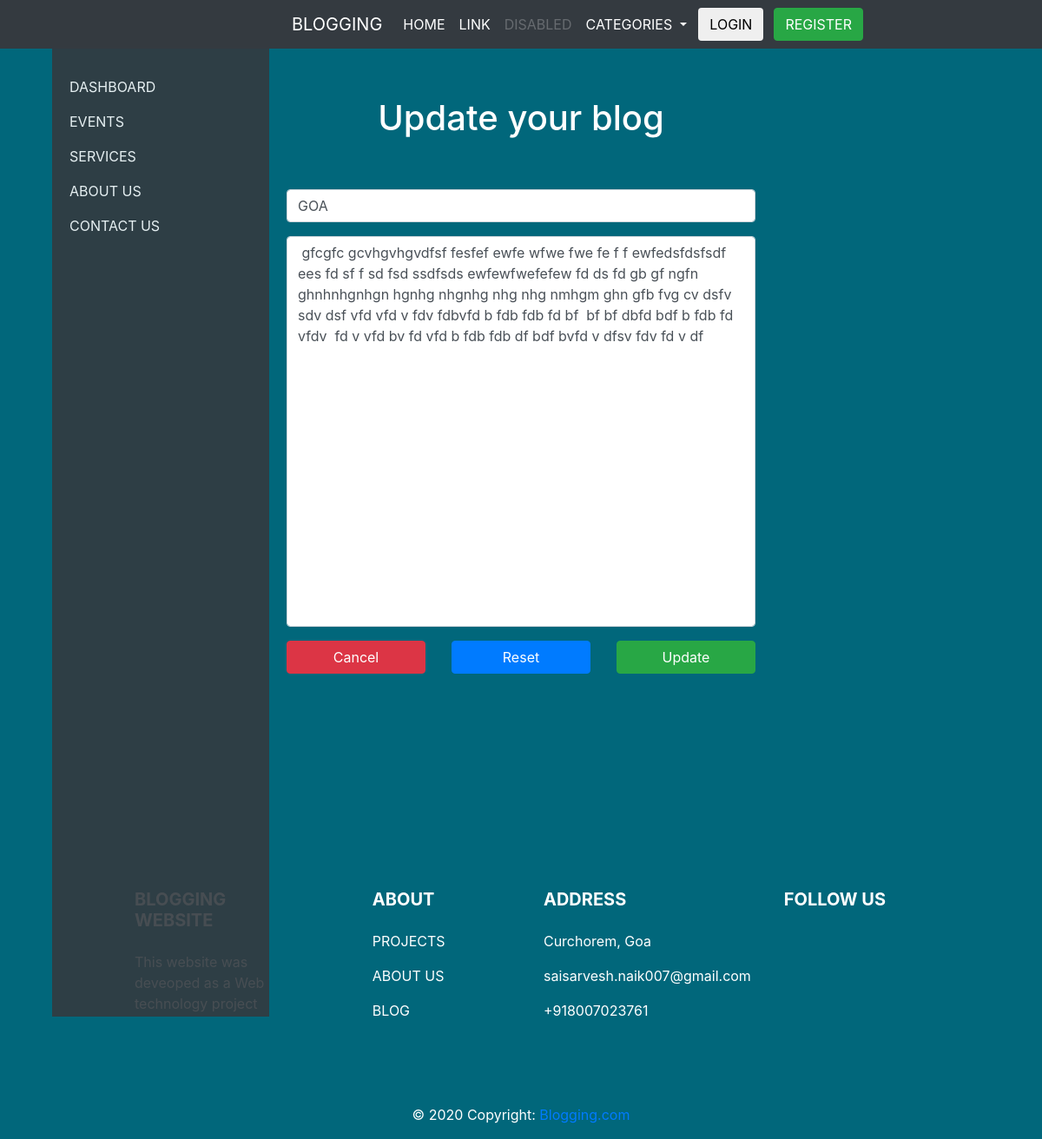
Page /view_blogs/update_blog.php on the earlier database version.
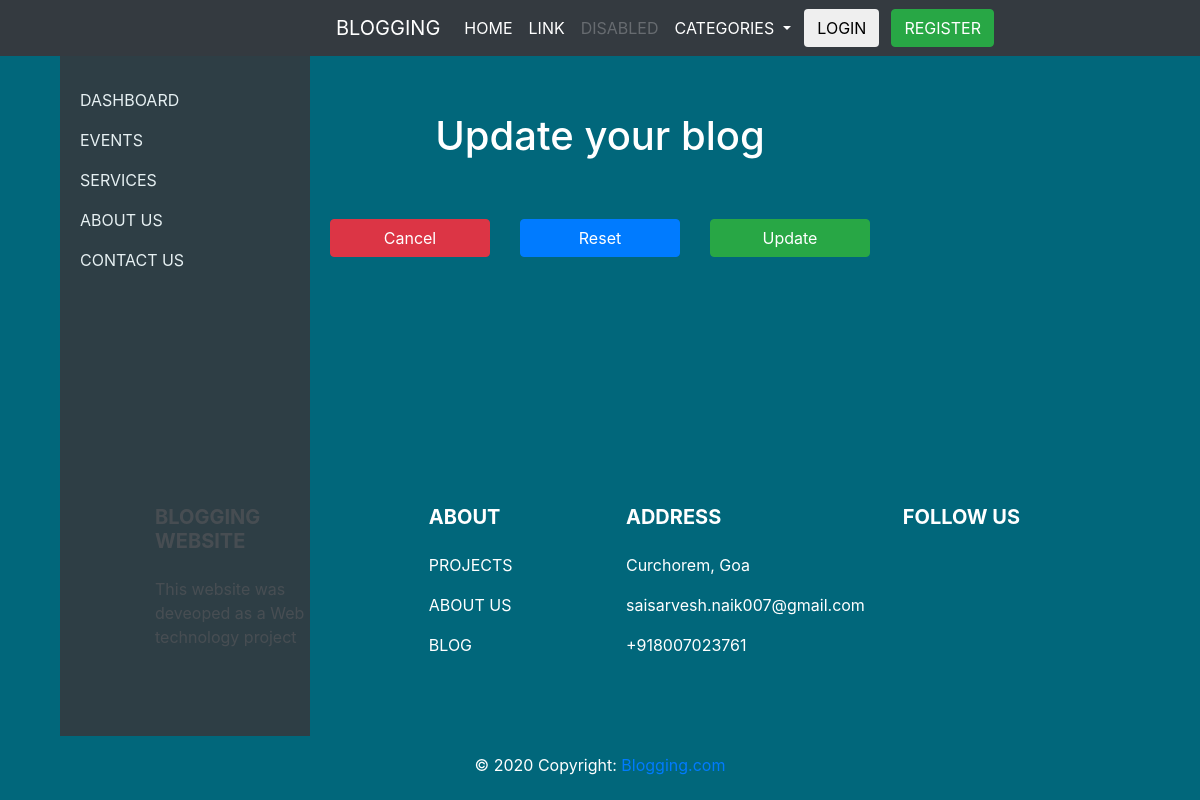
Same page on the later database version.
### tables this page shows
CREATE TABLE `blogs` (
  `blog_id` int(11) NOT NULL,
  `blog_category` varchar(100) NOT NULL,
  `blog_title` varchar(100) NOT NULL,
  `blog_pic` varchar(200) NOT NULL,
  `blog_short_desc` varchar(200) NOT NULL,
  `blog_desc` varchar(5000) NOT NULL,
  `user_id` int(11) NOT NULL,
  `created_date_time` timestamp NOT NULL DEFAULT current_timestamp(),
  `modified_date_time` datetime NOT NULL,
  `deleted_date_time` datetime NOT NULL,
  `status` int(11) NOT NULL DEFAULT 0 COMMENT '0-shown,1-hidden,2-deleted'
);

### view_blogs/update_blog.php (the view, shortened to what this page needs)
<!DOCTYPE html>
<html lang="en">
<head>
	<link rel="stylesheet" type="text/css" href="../css/bootstrap.min.css">
	<link rel="stylesheet" type="text/css" href="../style.css">
	<link rel="stylesheet" type="text/css" href="../sidebar.css">
</head>
<body>
	<?php
	require '../header.php';
	?>
	<?php
	require '../sidebar.php';
	?>
	<section>
		<div class="container">
			<form method="post" action="" enctype="multipart/form-data">
				<div class="row">
					<div class="col-md-12 text-center">
						<h1 style="color: white">Update your blog</h1>
					</div>
				</div>
				<div class="row">
					<div class="col-md-3"></div>
					<div class="col-md-6 text-center" style="margin-top: 50px">
						<?php
							require '../connect.php';
							$blog_id = $_GET['id'];
							$sql= $conn->prepare("SELECT * FROM blogs where blog_id='".$blog_id."' and status='0'");
							            $sql->execute();
							            $sql->setFetchMode(PDO::FETCH_ASSOC);
							            if($sql->rowCount()>0){
				              foreach (($sql->fetchAll()) as $key => $row) {
				              	echo '
						<div class="item form-group">
							<input type=button id="blog_id" style="display:none;" value="'.$blog_id.'">
							<input type="text"  required="required" class="form-control " id="blog_title" name="productname" value="'.$row['blog_title'].'">
						</div>
						<div class="item form-group">
							<textarea class="form-control blogTextarea" type="text" name="productnote"  id="blog_desc"> '.$row['blog_desc'].' </textarea>
						</div>';
							}
								}
								?>
					</div>
					<div class="col-md-3"></div>
				</div>
				<div class="row">
					<div class="col-md-3"></div>
					<div class="col-md-6">
						<div class="row">
							<div class="col-md-4">
								<div class="item form-group" style="text-align: right">
									<button class="btn btn-danger blogButtons" type="button"><a style="color:white" href="view_blogs.php">Cancel</a></button>
								</div>
							</div>
							<div class="col-md-4">
								<div class="item form-group" style="text-align: center;">
									<button class="btn btn-primary blogButtons" type="reset">Reset</button>
								</div>
							</div>
							<div class="col-md-4" >
								<div class="item form-group" style="text-align: left;">
									<button type="button" id="blogsubmit" class="btn btn-success blogButtons">Update</button>
								</div>
							</div>
						</div>
					</div>
					<div class="col-md-3"></div>
				</div>
			</form>
		</div>
	</section>
	<?php
	require '../footer.php';
	?>
</body>
</html>

### header.php (shortened to what this page needs)
<nav class="navbar navbar-expand-lg navbar-dark bg-dark">
  <a class="navbar-brand" style="margin-left: 320px" href="#">BLOGGING</a>
  <div class="collapse navbar-collapse" id="navbarSupportedContent">
    <ul class="navbar-nav mr-auto">
      <li class="nav-item active">
        <a class="nav-link" href="index.php">HOME <span class="sr-only">(current)</span></a>
      </li>
      <li class="nav-item active">
        <a class="nav-link" href="#">LINK</a>
      </li>
      <li class="nav-item">
        <a class="nav-link disabled" href="#" tabindex="-1" aria-disabled="true">DISABLED</a>
      </li>
      <li class="nav-item dropdown active">
        <a class="nav-link dropdown-toggle" href="#" id="navbarDropdown" role="button" data-toggle="dropdown" aria-haspopup="true" aria-expanded="false">
          CATEGORIES
        </a>
      </li>
    </ul>
    <form class="form-inline my-2 my-lg-0 form-navbar">
    <?php
               if (isset($_SESSION['user_name'])) {
echo '<h6 style="color:white;">  Hi '.$_SESSION["user_name"].' </h6> | <button class="btn btn-danger"><a href="logout.php" style="color:white">LOGOUT </a></button>';
               }
               else{
                echo '<button class="btn btn-outline-default"><a href="login.php" style="color:black">LOGIN </a></button>
      <button class="btn btn-success margin-left"><a href="register.php" style="color:white">REGISTER</a></button>';
               }
              ?>
    </form>
  </div>
</nav>

### sidebar.php (shortened to what this page needs)
<div id="wrapper" class="roundBorder">
    <div style="margin-left:-190px;" id="sidebar-wrapper" >
        <ul class="sidebar-nav">
           <br>
<?php
          if ($type_id=='0') {
            echo'           <li>
            <a style="color: white" href="#">DASHBOARD</a>
        </li>
        <li>
            <a style="color: white" href="blog_request.php">BLOG REQUEST</a>
        </li>
        <li>
            <a style="color: white" href="add_blogs.php">ADD BLOGS</a>
        </li>
        <li>
            <a style="color: white" href="view_blogs/view_blogs.php">YOUR BLOGS</a>
        </li>
        <li>
            <a style="color: white" href="#">EVENTS</a>
        </li>
        <li>
            <a style="color: white" href="services.php">SERVICES</a>
        </li>
        <li>
            <a style="color: white" href="about_us.php">ABOUT US</a>
        </li>
        <li>
            <a style="color: white" href="contact_us.php">CONTACT US</a>
        </li>
    </ul>
</div>
<div id="page-content-wrapper">
    <div class="container-fluid">
        <div class="row">
            <div class="col-lg-12">
                <h1></h1>
                <p></p>
                <p></p>
            </div>
        </div>
    </div>
</div>
</div>
';
        }
        else{
            echo'           <li>
            <a style="color: white" href="#">DASHBOARD</a>
        </li>
        <li>
            <a style="color: white" href="#">EVENTS</a>
        </li>
        <li>
            <a style="color: white" href="services.php">SERVICES</a>
        </li>
        <li>
            <a style="color: white" href="about_us.php">ABOUT US</a>
        </li>
        <li>
            <a style="color: white" href="contact_us.php">CONTACT US</a>
        </li>
    </ul>
</div>
<div id="page-content-wrapper">
    <div class="container-fluid">
        <div class="row">
            <div class="col-lg-12">
                <h1></h1>
                <p></p>
                <p></p>
            </div>
        </div>
    </div>
</div>
</div>
';
        }
        ?>

### footer.php (shortened to what this page needs)
<section>
<div class="container">
  <div class="row">
    <div class="col-md-1"></div>
    <div class="col-md-10">
<footer class="page-footer font-small mdb-color lighten-3 pt-4">
  <div class="container text-center text-md-left">
    <div class="row">
      <div class="col-md-4 col-lg-3 mr-auto my-md-4 my-0 mt-4 mb-1">
        <h5 style="color: white" class="font-weight-bold text-uppercase mb-4">Blogging website</h5>
        <p style="color: white">This website was deveoped as a Web technology project</p>
      </div>
      <div class="col-md-2 col-lg-2 mx-auto my-md-4 my-0 mt-4 mb-1">
        <h5 style="color: white" class="font-weight-bold text-uppercase mb-4">About</h5>
        <ul class="list-unstyled">
          <li>
            <p>
              <a style="color: white" href="#!">PROJECTS</a>
            </p>
          </li>
          <li>
            <p>
              <a style="color: white" href="#!">ABOUT US</a>
            </p>
          </li>
          <li>
            <p>
              <a style="color: white" href="#!">BLOG</a>
            </p>
          </li>
        </ul>
      </div>
      <div class="col-md-4 col-lg-3 mx-auto my-md-4 my-0 mt-4 mb-1">
        <h5 style="color: white" class="font-weight-bold text-uppercase mb-4">Address</h5>
        <ul class="list-unstyled">
          <li>
              <p style="color: white">Curchorem, Goa</p>
          </li>
          <li>
            <p style="color: white">saisarvesh.naik007@gmail.com</p>
          </li>
          <li>
            <p style="color: white">+918007023761</p>
          </li>
          <li>
            <p>
              <i class="fas fa-print mr-3"></i></p>
          </li>
        </ul>
      </div>
      <div class="col-md-2 col-lg-2 text-center mx-auto my-4">
        <h5 style="color: white" class="font-weight-bold text-uppercase mb-4">Follow Us</h5>
      </div>
    </div>
  </div>
  <div class="footer-copyright text-center py-3">© 2020 Copyright:
    <a href="https://mdbootstrap.com/">Blogging.com</a>
  </div>
</footer>
    </div>
    <div class="col-md-1"></div>
  </div>
</div>
</section>

### style.css (style rules this page uses)
.margin-left { margin-left: 12px !important; }
.form-navbar { margin-right: 190px !important }
body { background-image: url('images/solid.png'); background-attachment: fixed ; background-repeat: no-repeat; background-size: cover; background-position: center; }
footer { margin-top: 20%; left: 0; bottom: 0; width: 100%; color: white; text-align: center; }
.blogButtons { height: 50%; width: 100%; }
.roundBorder { border-radius: 2%; }
.blogTextarea { height: 450px; resize: none; }

### sidebar.css (style rules this page uses)
#wrapper { padding-left: 0; -webkit-transition: all 0.5s ease; -moz-transition: all 0.5s ease; -o-transition: all 0.5s ease; transition: all 0.5s ease; }
#sidebar-wrapper { z-index: 1000; position: fixed; opacity: 0.9; left: 250px; width: 0; height: 85%; overflow-y: auto; background: #343a40; -webkit-transition: all 0.5s ease; -moz-transition: all 0.5s ease; -o-transition: all 0.5s ease; transition: all 0.5s ease; }
#page-content-wrapper { width: 100%; position: absolute; padding: 15px; }
.sidebar-nav { position: absolute; top: 0; width: 250px; margin: 0; padding: 0; list-style: none; }
.sidebar-nav li { text-indent: 20px; line-height: 40px; }
.sidebar-nav li a { display: block; text-decoration: none; color: #999999; }
@media (min-width:768px) { #wrapper { padding-left: 250px; } }
@media (min-width:768px) { #sidebar-wrapper { width: 250px; } }
@media (min-width:768px) { #page-content-wrapper { padding: 20px; position: relative; } }

Differences in the rows shown:
removed blogs: productname "GOA", productnote "gfcgfc gcvhgvhgvdfsf fesfef ewfe wfwe fwe fe f f ewfedsfdsfsdf ees fd sf f sd fsd ssdfsds ewfewfwefefew fd ds fd gb gf ngfn ghnhnhgnhgn hgnhg nhgnhg nhg nhg nmhgm ghn gfb fvg cv dsfv sdv dsf vfd vfd v fdv fdbvfd b fdb fdb fd bf bf bf dbfd bdf b fdb fd vfdv fd v vfd bv fd vfd b fdb fdb df bdf bvfd v dfsv fdv fd v df"
